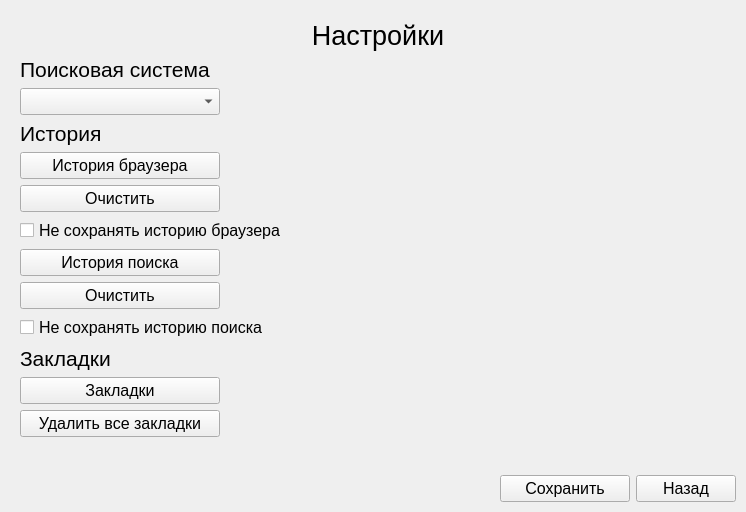
<?xml version="1.0" encoding="UTF-8"?>
<ui version="4.0">
 <class>Form</class>
 <widget class="QWidget" name="Form">
  <property name="geometry">
   <rect>
    <x>0</x>
    <y>0</y>
    <width>746</width>
    <height>512</height>
   </rect>
  </property>
  <property name="windowTitle">
   <string>Form</string>
  </property>
  <layout class="QGridLayout" name="gridLayout_2">
   <property name="leftMargin">
    <number>0</number>
   </property>
   <property name="topMargin">
    <number>0</number>
   </property>
   <property name="rightMargin">
    <number>0</number>
   </property>
   <property name="bottomMargin">
    <number>0</number>
   </property>
   <item row="0" column="0">
    <layout class="QGridLayout" name="gridLayout">
     <item row="0" column="0">
      <layout class="QVBoxLayout" name="verticalLayout">
       <property name="leftMargin">
        <number>20</number>
       </property>
       <property name="topMargin">
        <number>20</number>
       </property>
       <property name="rightMargin">
        <number>10</number>
       </property>
       <property name="bottomMargin">
        <number>10</number>
       </property>
       <item>
        <widget class="QLabel" name="label">
         <property name="font">
          <font>
           <pointsize>20</pointsize>
          </font>
         </property>
         <property name="text">
          <string>Настройки</string>
         </property>
         <property name="alignment">
          <set>Qt::AlignCenter</set>
         </property>
        </widget>
       </item>
       <item>
        <widget class="QLabel" name="label_2">
         <property name="font">
          <font>
           <pointsize>16</pointsize>
          </font>
         </property>
         <property name="text">
          <string>Поисковая система</string>
         </property>
        </widget>
       </item>
       <item>
        <widget class="QComboBox" name="searchSystem">
         <property name="maximumSize">
          <size>
           <width>200</width>
           <height>16777215</height>
          </size>
         </property>
         <property name="font">
          <font>
           <pointsize>12</pointsize>
          </font>
         </property>
        </widget>
       </item>
       <item>
        <widget class="QLabel" name="label_3">
         <property name="font">
          <font>
           <pointsize>16</pointsize>
          </font>
         </property>
         <property name="text">
          <string>История</string>
         </property>
        </widget>
       </item>
       <item>
        <widget class="QPushButton" name="browserHistoryButton">
         <property name="maximumSize">
          <size>
           <width>200</width>
           <height>16777215</height>
          </size>
         </property>
         <property name="font">
          <font>
           <pointsize>12</pointsize>
          </font>
         </property>
         <property name="text">
          <string>История браузера</string>
         </property>
        </widget>
       </item>
       <item>
        <widget class="QPushButton" name="clearBrowserHistoryButton">
         <property name="maximumSize">
          <size>
           <width>200</width>
           <height>16777215</height>
          </size>
         </property>
         <property name="font">
          <font>
           <pointsize>12</pointsize>
          </font>
         </property>
         <property name="text">
          <string>Очистить</string>
         </property>
        </widget>
       </item>
       <item>
        <widget class="QCheckBox" name="saveBrowserHistoryFlag">
         <property name="font">
          <font>
           <pointsize>12</pointsize>
          </font>
         </property>
         <property name="text">
          <string>Не сохранять историю браузера</string>
         </property>
        </widget>
       </item>
       <item>
        <widget class="QPushButton" name="searchHistoryButton">
         <property name="maximumSize">
          <size>
           <width>200</width>
           <height>16777215</height>
          </size>
         </property>
         <property name="font">
          <font>
           <pointsize>12</pointsize>
          </font>
         </property>
         <property name="text">
          <string>История поиска</string>
         </property>
        </widget>
       </item>
       <item>
        <widget class="QPushButton" name="clearSearchHistoryButton">
         <property name="maximumSize">
          <size>
           <width>200</width>
           <height>16777215</height>
          </size>
         </property>
         <property name="font">
          <font>
           <pointsize>12</pointsize>
          </font>
         </property>
         <property name="text">
          <string>Очистить</string>
         </property>
        </widget>
       </item>
       <item>
        <widget class="QCheckBox" name="saveSearchHistoryFlag">
         <property name="font">
          <font>
           <pointsize>12</pointsize>
          </font>
         </property>
         <property name="text">
          <string>Не сохранять историю поиска</string>
         </property>
        </widget>
       </item>
       <item>
        <widget class="QLabel" name="label_4">
         <property name="font">
          <font>
           <pointsize>16</pointsize>
          </font>
         </property>
         <property name="text">
          <string>Закладки</string>
         </property>
        </widget>
       </item>
       <item>
        <widget class="QPushButton" name="bookmarksButton">
         <property name="maximumSize">
          <size>
           <width>200</width>
           <height>16777215</height>
          </size>
         </property>
         <property name="font">
          <font>
           <pointsize>12</pointsize>
          </font>
         </property>
         <property name="text">
          <string>Закладки</string>
         </property>
        </widget>
       </item>
       <item>
        <widget class="QPushButton" name="clearBookmarksButton">
         <property name="maximumSize">
          <size>
           <width>200</width>
           <height>16777215</height>
          </size>
         </property>
         <property name="font">
          <font>
           <pointsize>12</pointsize>
          </font>
         </property>
         <property name="text">
          <string>Удалить все закладки</string>
         </property>
        </widget>
       </item>
       <item>
        <spacer name="verticalSpacer">
         <property name="orientation">
          <enum>Qt::Vertical</enum>
         </property>
         <property name="sizeHint" stdset="0">
          <size>
           <width>20</width>
           <height>40</height>
          </size>
         </property>
        </spacer>
       </item>
       <item>
        <layout class="QHBoxLayout" name="horizontalLayout">
         <item>
          <spacer name="horizontalSpacer">
           <property name="orientation">
            <enum>Qt::Horizontal</enum>
           </property>
           <property name="sizeHint" stdset="0">
            <size>
             <width>40</width>
             <height>20</height>
            </size>
           </property>
          </spacer>
         </item>
         <item>
          <widget class="QPushButton" name="saveButton">
           <property name="sizePolicy">
            <sizepolicy hsizetype="Expanding" vsizetype="Fixed">
             <horstretch>0</horstretch>
             <verstretch>0</verstretch>
            </sizepolicy>
           </property>
           <property name="maximumSize">
            <size>
             <width>130</width>
             <height>16777215</height>
            </size>
           </property>
           <property name="font">
            <font>
             <pointsize>12</pointsize>
            </font>
           </property>
           <property name="text">
            <string>Сохранить</string>
           </property>
          </widget>
         </item>
         <item>
          <widget class="QPushButton" name="backButton">
           <property name="sizePolicy">
            <sizepolicy hsizetype="Expanding" vsizetype="Fixed">
             <horstretch>0</horstretch>
             <verstretch>0</verstretch>
            </sizepolicy>
           </property>
           <property name="maximumSize">
            <size>
             <width>100</width>
             <height>16777215</height>
            </size>
           </property>
           <property name="font">
            <font>
             <pointsize>12</pointsize>
            </font>
           </property>
           <property name="text">
            <string>Назад</string>
           </property>
          </widget>
         </item>
        </layout>
       </item>
      </layout>
     </item>
    </layout>
   </item>
  </layout>
 </widget>
 <resources/>
 <connections/>
</ui>
